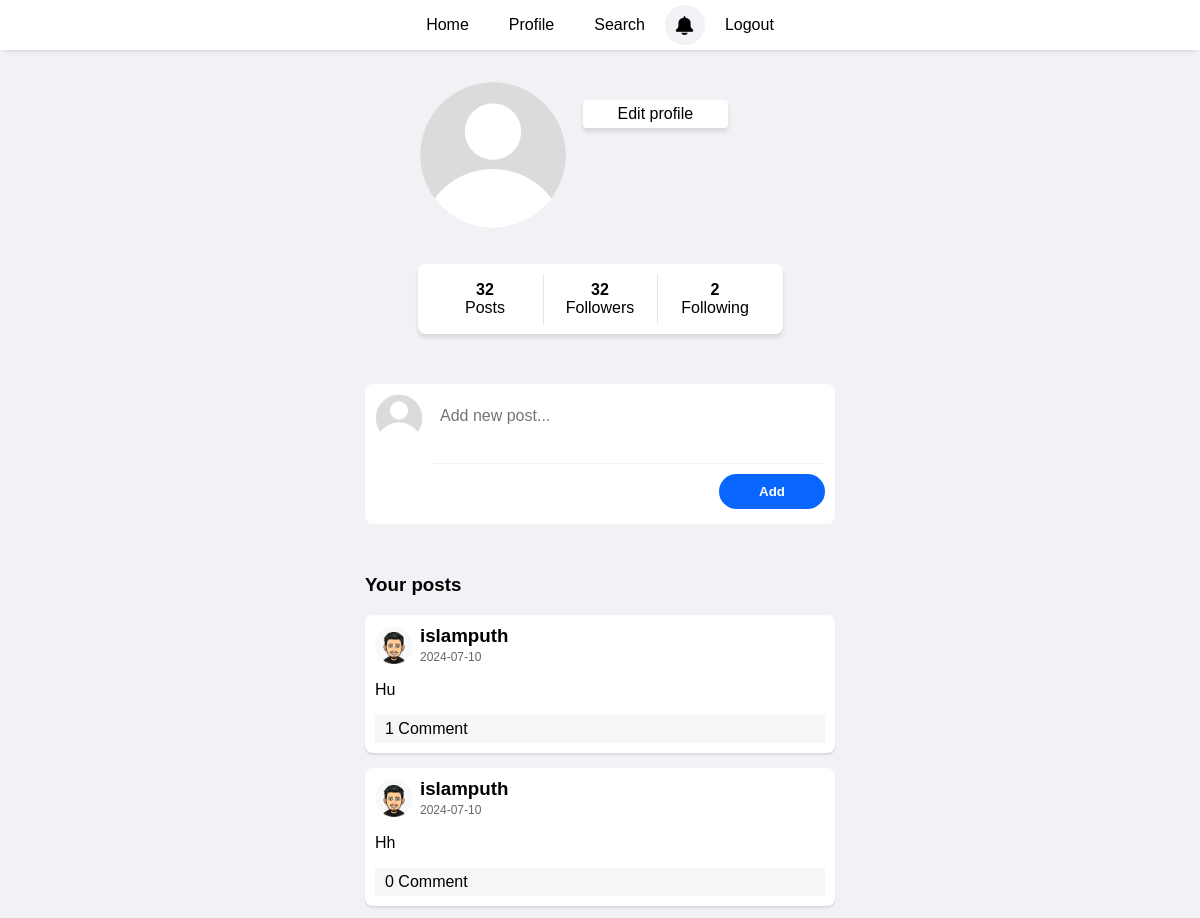
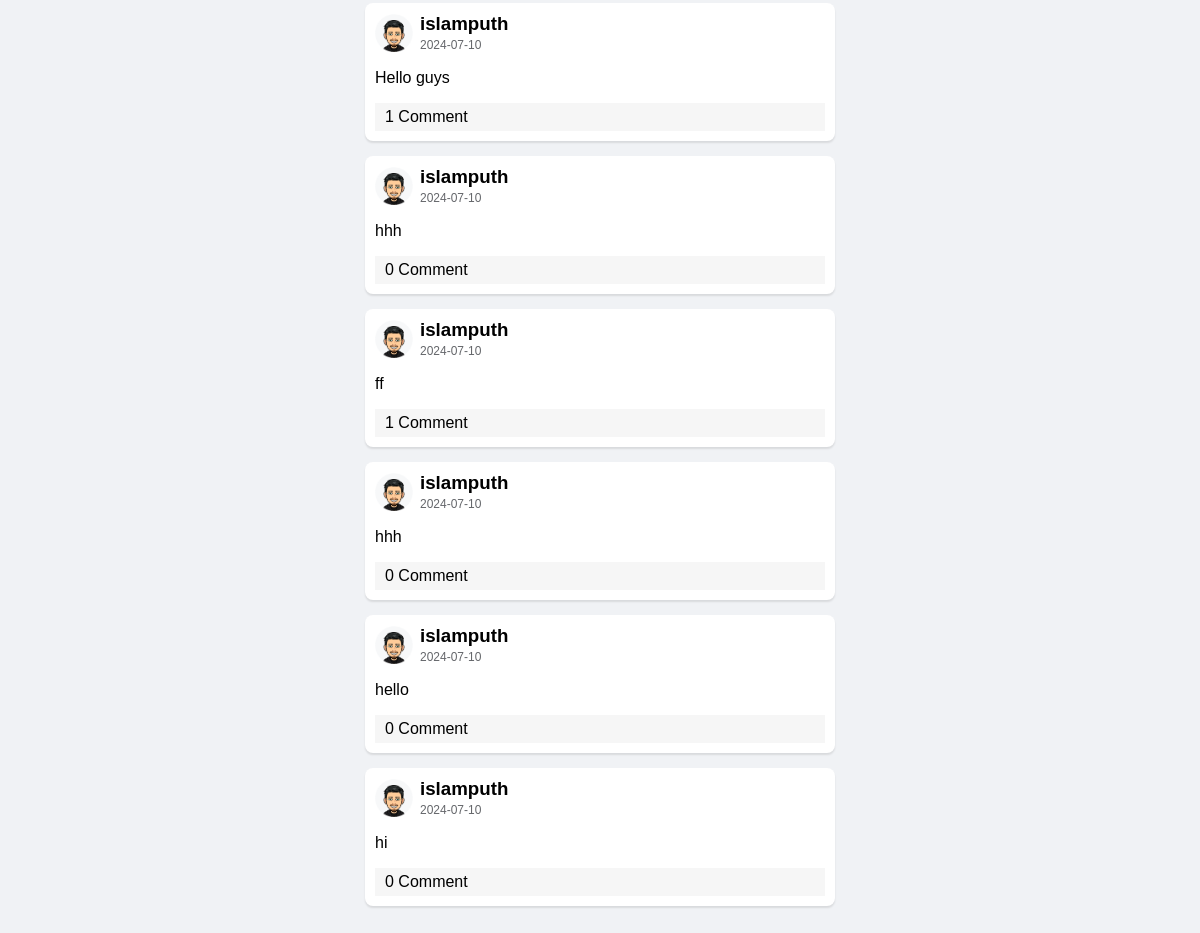
/profile.php (signed in), run on the app's committed database (2 pictures, top to bottom).
### tables this page shows
CREATE TABLE `posts` (
  `id` int(11) NOT NULL,
  `user_id` int(11) DEFAULT NULL,
  `content` text DEFAULT NULL,
  `created_at` timestamp NOT NULL DEFAULT current_timestamp()
);

CREATE TABLE `users` (
  `id` int(5) NOT NULL,
  `username` varchar(50) NOT NULL,
  `password` varchar(50) NOT NULL,
  `email` varchar(50) NOT NULL,
  `pdp` enum('default','sara','dalia','islam','mohamed') DEFAULT 'default'
);

### profile.php (the view, shortened to what this page needs)
<?php
 require("connection.php");
?>
<?php
$follower_id = $_SESSION["user_id"];
$following = $db -> prepare("SELECT count(followed_id) as following_num FROM follow WHERE follower_id = :follower_id");
$following -> execute(array("follower_id"=> $follower_id));
$followingCount = $following -> fetch();
?>
<?php
$followed_id = $_SESSION["user_id"];
$followers = $db -> prepare("SELECT count(follower_id) as follower_num FROM follow WHERE followed_id = :followed_id");
$followers -> execute(array("followed_id"=> $followed_id));
$followersCount = $followers -> fetch();
?>
<!DOCTYPE html>
<html lang="en">
<head>
</head>
<body>
<?php
 require('header.php');
?>
<div class="profileContainer">
<div class="userprofile">
    <div class="userpdp">
        <?php
if ($data['pdp'] === 'default') {
    echo '<img src="uploads/default.png" alt="default Image">';
} elseif ($data['pdp'] === 'sara') {
    echo "<img src='uploads/sara.png' alt='sara Image'>";
} elseif ($data['pdp'] === 'dalia') {
    echo "<img  src='uploads/dalia.png' alt='dalia Image'>";
}  elseif ($data['pdp'] === 'islam') {
    echo"<img src='uploads/islam.png' alt='islam Image'>";
}
elseif ($data['pdp'] === 'mohamed') {
    echo"<img class='image' src='uploads/mohamed.png' alt='mohamed Image'>";
} else {
    echo '<img src="uploads/default.png" alt="default Image">';
}
?>
    </div>
    <div class="userinfo">
    <button onclick="location.href='editform.php'">Edit profile</button>
    </div>
    </div>
    <div class="stats">
    <div >
        <b><?php echo $followersCount['follower_num']; ?></b>
         <span>Posts</span>
    </div>
     <div onclick="showFollowers()">
        <b><?php echo $followersCount['follower_num']; ?></b>
     <span>Followers</span>
     </div>
     <div onclick="showFollowing()">
     <b> <?php echo $followingCount['following_num']; ?> </b>
     <span>Following</span>
     </div>
    </div>
    <div class="addpost" >
        <form action="post.php" method="post">
            <div class="input">
        <?php
if ($data['pdp'] === 'default') {
    echo '<img src="uploads/default.png" alt="default Image">';
} elseif ($data['pdp'] === 'sara') {
    echo "<img src='uploads/sara.png' alt='sara Image'>";
} elseif ($data['pdp'] === 'dalia') {
    echo "<img  src='uploads/dalia.png' alt='dalia Image'>";
}  elseif ($data['pdp'] === 'islam') {
    echo"<img src='uploads/islam.png' alt='islam Image'>";
}
elseif ($data['pdp'] === 'mohamed') {
    echo"<img class='image' src='uploads/mohamed.png' alt='mohamed Image'>";
} else {
    echo '<img src="uploads/default.png" alt="default Image">';
}
?>
            <textarea  name="content" placeholder="Add new post..." required></textarea>
            </div>
            <div class="btn">
            <input  type="submit" value="Add">
            </div>
        </form>
    </div>
    <div class="posts">
      <div style="max-width: 470px; width:100%;"><h3 style="margin-top: 0;">Your posts</h3></div>
    <?php
$userid = $_SESSION["user_id"];
$show = $db->prepare('SELECT posts.id as post_id, posts.content, DATE(posts.created_at) as post_date,
                            users.username, users.id , users.pdp,
                            COUNT(comments.id) as comments_count
                     FROM posts
                     INNER JOIN users ON posts.user_id = users.id
                     LEFT JOIN comments ON posts.id = comments.post_id
                     WHERE users.id = :user_id
                     GROUP BY posts.id, posts.content, users.username, users.id, users.pdp
                     ORDER BY posts.created_at DESC');
$show->execute([':user_id' => $userid]);
while ($data = $show->fetch(PDO::FETCH_ASSOC)){
    echo '<div class="post">';
    echo "<div class='username'>";
    if ($data['pdp'] === 'default') {
        echo '<img src="uploads/default.png" alt="default Image">';
    } elseif ($data['pdp'] === 'sara') {
        echo "<img src='uploads/sara.png' alt='sara Image'>";
    } elseif ($data['pdp'] === 'dalia') {
        echo "<img  src='uploads/dalia.png' alt='dalia Image'>";
    }  elseif ($data['pdp'] === 'islam') {
        echo"<img src='uploads/islam.png' alt='islam Image'>";
    }
    elseif ($data['pdp'] === 'mohamed') {
        echo"<img class='image' src='uploads/mohamed.png' alt='mohamed Image'>";
    } else {
        echo '<img src="uploads/default.png" alt="default Image">';
    }
    echo "<div class='userdiv' >";
    echo "<h3 >" . htmlspecialchars($data['username']) . '</h3>';
    echo "<span>" .$data['post_date'] . "</span>";
    echo '</div>';
    echo "</div>";
    echo '<p>' . htmlspecialchars($data['content']) . '</p>';
    echo "<div><div class='comment' onclick=\"window.location.href='postview.php?id={$data['post_id']}'\">{$data['comments_count']} Comment</div> </div>";
    echo '</div>';
}
?>
    </div>
    </div>
</body>
</html>

### header.php (shortened to what this page needs)
<!DOCTYPE html>
<html lang="en">
<head>
</head>
<body>
    <header>
        <a  href="home.php">Home</a>
        <?php if(empty($_SESSION['user'])): ?>
            <a  href="index.php">Login</a>
            <a href="signupform.php">Signup</a>
            <?php  else: ?>
                <a  href="profile.php">Profile</a>
                <a  href="search.php">Search</a>
                <div class="notificationContainer" onclick="showNotifications()"><img src="icons/bell.png" alt=""></div>
                <a href="logout.php">Logout</a>
        <?php  endif; ?>
    </header>
<?php require('notifications.php'); ?>
</body>
</html>

### notifications.php (shortened to what this page needs)
<!DOCTYPE html>
<html lang="en">
<head>
</head>
<body>
<?php
require("connection.php");
$user_id = $_SESSION['user_id'];
$notifications = $db -> prepare('SELECT message ,pdp ,
TIMESTAMPDIFF(SECOND, notifications.created_at, NOW()) AS seconds_ago,
                    CASE
                        WHEN TIMESTAMPDIFF(SECOND, notifications.created_at, NOW()) < 60 THEN CONCAT(TIMESTAMPDIFF(SECOND, notifications.created_at, NOW()), \'s ago\')
                        WHEN TIMESTAMPDIFF(MINUTE, notifications.created_at, NOW()) < 60 THEN CONCAT(TIMESTAMPDIFF(MINUTE, notifications.created_at, NOW()), \'m ago\')
                        WHEN TIMESTAMPDIFF(HOUR, notifications.created_at, NOW()) < 24 THEN CONCAT(TIMESTAMPDIFF(HOUR, notifications.created_at, NOW()), \'h ago\')
                        ELSE CONCAT(TIMESTAMPDIFF(DAY, notifications.created_at, NOW()), \'d ago\')
                    END AS time_ago
FROM notifications
 INNER join users on notifications.user_id = users.id
 WHERE owner_id = :user_id and user_id != :user_id
  ORDER BY
 notifications.created_at DESC');
$notifications -> execute(array('user_id'=> $user_id));
    while($data = $notifications -> fetch()) {
        echo "<div class='notification'>";
        echo "<img src='uploads/{$data['pdp']}.png' alt='{$data['pdp']} Image'>";
        echo "<div>";
        echo "<span class='message'>". $data['message'] . "</span>";
        echo "<span>". $data['time_ago'] . "</span>";
        echo "</div>";
        echo "</div>";
    }
?>
</body>
</html>

### header.php (style rules this page uses)
* { font-family: sans-serif; }
body { background-color: #f0f2f5; margin: 0; padding: 0; position: relative; }
header { width: 100%; display: flex; align-items: center; justify-content: center; position: fixed; background-color: #FFF; height: 50px; box-shadow: 0px 5px 5px -5px rgba(0, 0, 0, 0.2); z-index: 1000; }
a { text-decoration: none; color: black; height: 50px; padding: 0 20px; display: flex; justify-content: center; align-items: center; }
.notificationContainer { height: 40px; width: 40px; border-radius: 100px; background-color: #f0f2f5; display: flex; align-items: center; justify-content: center; cursor: pointer; }
.notificationContainer img { width: 21px; height: 19px; }

### profile.php (style rules this page uses)
* { box-sizing: border-box; }
body { padding: 0; position: relative; }
.profileContainer { width: 100%; padding: 50px 10px; display: flex; flex-direction: column; align-items: center; }
.addpost { max-width: 470px; width: 100%; display: flex; justify-content: center; background-color: #fff; flex-direction: column; margin-top: 50px; padding: 10px 10px; border-radius: 8px; }
.addpost .btn { width: 100%; margin-top: 10px; }
.input { display: flex; justify-content: center; }
.input img { height: 48px; width: 48px; margin-right: 7px; }
.addpost form textarea { width: 100%; min-height: 70px; padding: 10px; resize: none; outline: none; border: none; font-size: 16px; line-height: 1.5; box-sizing: border-box; border-bottom: 1px solid rgba(0, 0, 0, 0.05); }
.addpost form input[type=submit] { background-color: #0866ff; border: none; border-radius:100px; padding: 10px 40px; color: #fff; font-weight: bold; float: right; margin-bottom: 5px; cursor: pointer; }
.post { width:100%; max-width: 400px; padding: 10px; margin-bottom: 10px; background-color: #e0f2f1; border-radius: 8px; box-shadow: 0 4px 8px rgba(0, 0, 0, 0.1); }
.stats { display: flex; width: 100%; max-width: fit-content; padding: 10px; background-color: #fff; box-shadow: 0 4px 4px rgba(0, 0, 0, 0.1); border-radius: 8px; }
.stats div { display: flex; flex-direction: column; align-items: center; justify-content: center; padding: 7px 25px; cursor: pointer; width: 115px; }
.stats div:first-child { cursor: text; }
.stats div:nth-child(2) { border-left: 1px solid rgba(0, 0, 0, 0.1); border-right: 1px solid rgba(0, 0, 0, 0.1); }
.userprofile { display: flex; max-width: 365px; width: 100%; margin: 30px 0 30px; }
.userinfo { display: flex; flex-direction: column; margin-left: 15px; }
.userinfo button { font-size: 16px; cursor: pointer; margin-top: 20px; border-radius: 4px; width: fit-content; padding: 5px 35px; background-color:#fff; border: none; box-shadow: 0 4px 4px rgba(0, 0, 0, 0.1); }
.userpdp img { width: 150px; height: 150px; }
.posts { margin-top: 50px; width: 100%; display: flex; flex-direction: column; align-items: center; padding: 0 10px; }
.post { width: 100%; max-width: 470px; padding: 10px; margin-bottom: 15px; background-color: #fff; border-radius: 8px; box-shadow: 0px 2px 2px rgba(0, 0, 0, 0.1); }
.comment { background-color: #f6f6f6; padding: 5px 10px; cursor: pointer; }
.username { display: flex; align-items: center; }
.username img { width: 38px; margin-right: 7px; height: 38px; }
.username h3 { margin: 0; }
.userdiv span { font-size: 12px; color: rgb(101, 103, 107); }

### data on the page
posts: user.username "islamputh", post_date "2024-07-10", content "Hu", comments_count "1"
posts: user.username "islamputh", post_date "2024-07-10", content "Hh", comments_count "0"
posts: user.username "islamputh", post_date "2024-07-10", content "Hello guys", comments_count "1"
posts: user.username "islamputh", post_date "2024-07-10", content "hhh", comments_count "0"
posts: user.username "islamputh", post_date "2024-07-10", content "ff", comments_count "1"
posts: user.username "islamputh", post_date "2024-07-10", content "hhh", comments_count "0"
posts: user.username "islamputh", post_date "2024-07-10", content "hello", comments_count "0"
posts: user.username "islamputh", post_date "2024-07-10", content "hi", comments_count "0"

### other printed values
$followersCount['follower_num'] "32"
$followingCount['following_num'] "2"
